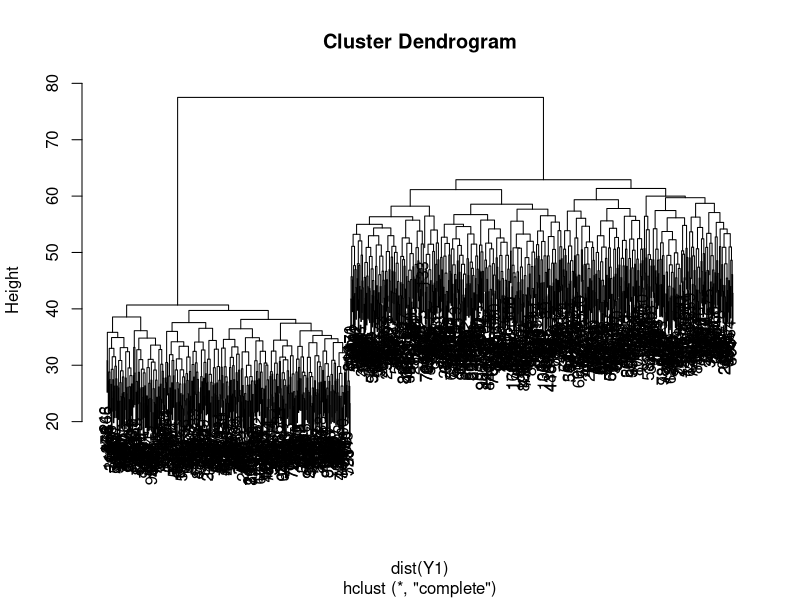

Reproduce this figure in R. (Note: a time limit stopped this script after it produced the figure.)
### Simulate the Data####
###################################################
rm(list = ls())
#ls()
########METHOD 1###########################
### Parameters #######
phi1<- c(0.25,0.75)
phi2<- c(0.1,0.9)
Pi<- c(0.4,0.6)
lambda1<- rgamma(n=100,shape=0.5,rate=1/2)
lambda2<- rgamma(n=100,shape = 1,rate = 1/2)
lambda1
lambda2
### 1.Generate 2 vectors of U####################
U1<- rbinom(n=100,size=1,prob = phi1[1])
U2<- rbinom(n=100,size=1,prob = phi2[1])

#U1
#U2
#U3<- rbinom(n=10,size=1,prob = 0.1)
### 2.Generate cluster assignments###
Z<- sample(2,1000,replace = TRUE,prob =Pi )
#Z
### 3. Generate Y1,...,YN###
M<- length(U1)
N<- length(Z)
Y<- matrix(rep(0,M*N),ncol=N)
#Y
for (i in 1:N){
  if(Z[i]==1){
    for(j in 1:length(U1)){
      if(U1[j]==1){Y[j,i]<- 0}
      else {Y[j,i]<- rpois(1,lambda = lambda1[j])}
    }
  }
  else if(Z[i]==2){
    for(j in 1:length(U1)){
      if(U2[j]==1){Y[j,i]<- 0}
      else {Y[j,i]<- rpois(1,lambda = lambda2[j])}
    }
    
  }
  
}

Y[,1]
#print(Y)
#Y1<- t(Y)
#plot(hclust(dist(Y1)))
#ls()
#t(Y)
sum(U1)/length(U1)
sum(U2)/length(U2)
sum(Z==1)/length(Z)

rm(list=c("i","j","M","N","phi1","phi2","Pi","Z"))
ls()
##########################################################################

### Simulate the Data: Method 3 ####
###################################################
rm(list = ls())
#ls()
###################################################
### Function of ZIP Simulation Function###
ZIPDist<- function(n,pi,theta){
  U<- rbinom(size = 1,n=n,p=pi)
  Y<- NULL
  for(i in 1:n){
    if (U[i]==1){
      Y<- c(Y,0)
    }
    else {
      Y<- c(Y,rpois(1,lambda = theta))
    }
  }
  return(Y)
}

#sim1<- ZIPDist(n=10000,pi=0.2,theta=20)
#sim1
#hist(sim1)
####################################################################
########METHOD 1###########################
### Parameters #######
M<- 300
N<- 1000  
phi1<- c(0.25,0.75)
phi2<- c(0.1,0.9)
Pi<- c(0.4,0.6)
lambda1<- rgamma(n=M,shape=0.5,rate=1/2)
lambda2<- rgamma(n=M,shape = 1.5,rate = 1/2)
#lambda2<- rgamma(n=M,shape = 5,rate = 1/2)

#lambda1
#lambda2

#Phi1_vec <- NULL
#Phi2_vec <- NULL
#for(s in 1:20){
  #phi1<- c(0.25,0.75)
  #phi2<- c(0.1,0.9)
  #Pi<- c(0.4,0.6)
  #lambda1<- lambda11
 # lambda2<- lambda22
#  print(s)


### 1.Generate  vectors of Z For the Clusters####################
Z<- sample(2,N,replace = TRUE,prob =Pi )

Y<- matrix(rep(0,M*N),ncol=N)
#Y
for (i in 1:N){
  if(Z[i]==1){
    for(j in 1:M){
      Y[j,i]<- ZIPDist(n=1,pi=phi1[1],theta=lambda1[j])
      
    }
  }
  else if(Z[i]==2){
    for(j in 1:M){
      Y[j,i]<- ZIPDist(n=1,pi=phi2[1],theta=lambda2[j])
      
    }
    
  }
  
}

Y[,1]
#print(Y)
Y1<- t(Y)
#print(Y1)
#Y1[,1:10]
plot(hclust(dist(Y1)))
#ls()
#t(Y)
#sum(U1)/length(U1)
#sum(U2)/length(U2)
sum(Z==1)/length(Z)

rm(list=c("i","j","M","N","phi1","phi2","Pi","Z"))
#ls()
#####################################################################################
####################################################################################
##################################################
##################################################
### EM Algorithm####
ZIPmix2comp<- function(Y,Phi1,Phi2,Pn,L1,L2,eps=1e-8,maxiter=1000){
  phi1<- Phi1
  phi2<- Phi2
  Pi<- Pn
  lambda1<- L1
  lambda2<- L2
  M<- nrow(Y)
  N<- ncol(Y)
  dl<- 1+eps
  iter<- 0
  ll<- rep(0,maxiter+1)
  
  
  b2<- matrix(rep(0,N*M),nrow=M)
  
  for(j in 1:ncol(Y)){
    for(i in 1:nrow(Y)){
      if(Y[i,j]==0){b2[i,j]<- phi1+((1-phi1)*exp(-lambda1[i]))}
      else {b2[i,j]<- (1-phi1)*dpois(Y[i,j],lambda1[i])}
    }
  }
  
  #b2
  ######################################
  b3<- matrix(rep(0,N*M),nrow=M)
  
  for(j in 1:ncol(Y)){
    for(i in 1:nrow(Y)){
      if(Y[i,j]==0){b3[i,j]<- phi2+((1-phi2)*exp(-lambda2[i]))}
      else {b3[i,j]<- (1-phi2)*dpois(Y[i,j],lambda2[i])}
    }
  }
  
  #b3
  ############################################
  ############################################
  b22<- Pi*apply(b2,2,prod)
  
  b33<- (1-Pi)*apply(b3,2,prod)
  
  #b21<- Pi*apply(b2,2,sum)
  
  #b31<- (1-Pi)*apply(b3,2,sum)
  
  l<- sum(log(b22+b33))
  #l<- sum(log(b21+b31))
  
  
  while(abs(dl)>eps & iter<maxiter){
    #while(abs(dl)<eps & iter<maxiter){
    
    iter<- iter+1
    ll[iter]<- l
    postprobs<- b22/(b22+b33)
    Pi<- mean(postprobs)
    ZZ<- cbind(postprobs,1-postprobs)
    
    
    ukg<- matrix(rep(0,M*N),nrow=M)
    for(j in 1:ncol(Y)){
      for(i in 1:nrow(Y)){
        if(Y[i,j]==0){ukg[i,j]<- (Pi*phi1+(1-Pi)*phi2)/(Pi*(phi1+(1-phi1)*exp(-lambda1[i]))+
                                                          (1-Pi)*(phi2+(1-phi2)*exp(-lambda2[i])))}
        else {ukg[i,j]<- 0}
      }
      
    }
    #ukg[,1:3]
    
    comb1<- postprobs*t(ukg)
    phi1<- sum(comb1)/(M*sum(postprobs))
    #print(phi1)
    comb2<- (1-postprobs)*t(ukg)
    phi2<- sum(comb2)/(M*sum(1-postprobs))
    #print(phi2)
    
    
    
    #c<- apply(ukg,2,sum)
    #print(postprobs*c)
    #phi1<- sum(postprobs*c)/(M*sum(postprobs))
    #phi2<- sum((1-postprobs)*c)/(M*sum(1-postprobs))
    
    d1<- (1-ukg)*Y
    d12<- apply((postprobs*t(d1)),2,sum)
    d13<- apply((postprobs*t(1-ukg)),2,sum)
    
    
    d22<- apply(((1-postprobs)*t(d1)),2,sum)
    d23<- apply(((1-postprobs)*t(1-ukg)),2,sum)
    
    #for (i in 1:length(d13)){
     # if (d13[i]==0) {d13[i]<- 0.000001}
      #if (d23[i]==0) {d23[i]<- 0.000001}
    #}
    lambda1<- d12/d13
    lambda2<- d22/d23
    
      
    
    #lambda1<- sum(postprobs*d2)/(M*sum(postprobs))
    #lambda2<- sum((1-postprobs)*d2)/(M*sum(1-postprobs))
    
    #lambda1<- sum(postprobs*t(d1))/sum((postprobs*t(1-ukg)))
    #lambda2<- sum((1-postprobs)*t(d1))/sum((1-postprobs)*t(1-ukg))
    
    ###############################################################################
    b2<- matrix(rep(0,N*M),nrow=M)
    
    for(j in 1:ncol(Y)){
      for(i in 1:nrow(Y)){
        if(Y[i,j]==0){b2[i,j]<- phi1+((1-phi1)*exp(-lambda1[i]))}
        else {b2[i,j]<- (1-phi1)*dpois(Y[i,j],lambda1[i])}
      }
    }
    
    #b2
    ######################################
    b3<- matrix(rep(0,N*M),nrow=M)
    
    for(j in 1:ncol(Y)){
      for(i in 1:nrow(Y)){
        if(Y[i,j]==0){b3[i,j]<- phi2+((1-phi2)*exp(-lambda2[i]))}
        else {b3[i,j]<- (1-phi2)*dpois(Y[i,j],lambda2[i])}
      }
    }
    
    #b3
    ############################################
    ############################################
    b22<- Pi*apply(b2,2,prod)
    
    b33<- (1-Pi)*apply(b3,2,prod)
    
    #b21<- Pi*apply(b2,2,sum)
    
    #b31<- (1-Pi)*apply(b3,2,sum)
    
    oldl<- l
    l<- sum(log(b22+b33))
    #l<- sum(log(b21+b31))
    
    dl<- l-oldl
    #print(dl)
    #print(dl>eps)
  }
  cat("number of iterations=", iter, "\n")
  iter<- iter+1
  ll[iter]<- l
  
  #postprobs<- cbind(postprobs,1-postprobs)
  #colnames(postprobs)<- c(paste("comp", ".", 1:2, sep = ""))
  myoutput<- list(Pi=c(Pi,1-Pi),Phi1=c(phi1,1-phi1),Phi2=c(phi2,1-phi2),lambda=cbind(lambda1,
                                                                                 lambda2),loglik=l,all.loglik=ll[1:iter],
                  restart=0,ft="ZIPmixEM")
  
  class(myoutput)<- "mixEM"
  myoutput
  
}



#lambda1
out1<- ZIPmix2comp(Y,Phi1=0.25,Phi2=0.1,Pn=0.4,L1=lambda1,L2=lambda2,eps=1e-8,maxiter=1000)

#Phi1_vec <- rbind(Phi1_vec,out1$Phi1)
#Phi2_vec <- rbind(Phi2_vec,out1$Phi2)
#}

#boxplot(Phi1_vec[,1],ylim=c(0.22,0.26))
#abline(h=0.25)


#boxplot(Phi2_vec[,1],ylim=c(0.09,0.12))
#abline(h=0.1)

out1
L<- out1$lambda
L[,1]
lambda1

L[,2]
lambda2
